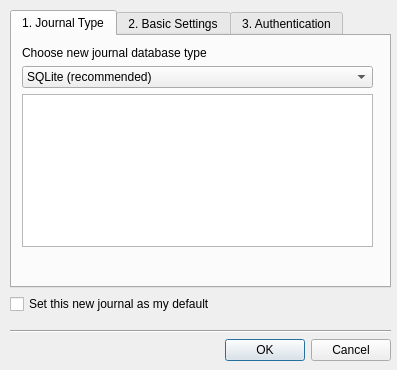
<?xml version="1.0" encoding="UTF-8"?>
<ui version="4.0">
 <class>JournalCreator</class>
 <widget class="QDialog" name="JournalCreator">
  <property name="geometry">
   <rect>
    <x>0</x>
    <y>0</y>
    <width>397</width>
    <height>370</height>
   </rect>
  </property>
  <property name="windowTitle">
   <string>Journal Creator</string>
  </property>
  <property name="windowIcon">
   <iconset resource="images.qrc">
    <normaloff>:/icons/database_add.png</normaloff>:/icons/database_add.png</iconset>
  </property>
  <widget class="QWidget" name="layoutWidget">
   <property name="geometry">
    <rect>
     <x>10</x>
     <y>10</y>
     <width>381</width>
     <height>351</height>
    </rect>
   </property>
   <layout class="QVBoxLayout" name="verticalLayout_2">
    <item>
     <widget class="QTabWidget" name="TabBox">
      <property name="currentIndex">
       <number>0</number>
      </property>
      <widget class="QWidget" name="Type">
       <attribute name="title">
        <string>1. Journal Type</string>
       </attribute>
       <widget class="QWidget" name="layoutWidget1">
        <property name="geometry">
         <rect>
          <x>10</x>
          <y>10</y>
          <width>351</width>
          <height>201</height>
         </rect>
        </property>
        <layout class="QVBoxLayout" name="verticalLayout">
         <item>
          <widget class="QLabel" name="label">
           <property name="text">
            <string>Choose new journal database type</string>
           </property>
          </widget>
         </item>
         <item>
          <widget class="QComboBox" name="DBType">
           <item>
            <property name="text">
             <string>SQLite (recommended)</string>
            </property>
           </item>
           <item>
            <property name="text">
             <string>MySQL (advanced users)</string>
            </property>
           </item>
          </widget>
         </item>
         <item>
          <widget class="QTextEdit" name="Description"/>
         </item>
        </layout>
       </widget>
      </widget>
      <widget class="QWidget" name="BasicSettings">
       <attribute name="title">
        <string>2. Basic Settings</string>
       </attribute>
       <widget class="QWidget" name="layoutWidget2">
        <property name="geometry">
         <rect>
          <x>10</x>
          <y>10</y>
          <width>351</width>
          <height>231</height>
         </rect>
        </property>
        <layout class="QVBoxLayout" name="verticalLayout_4" stretch="1,0">
         <item>
          <widget class="QLabel" name="label_2">
           <property name="text">
            <string>This tab allows you to define the essential parameters of your new journal.</string>
           </property>
           <property name="wordWrap">
            <bool>true</bool>
           </property>
          </widget>
         </item>
         <item>
          <layout class="QGridLayout" name="gridLayout">
           <item row="0" column="0">
            <widget class="QLabel" name="label_3">
             <property name="text">
              <string>Journal name</string>
             </property>
             <property name="alignment">
              <set>Qt::AlignRight|Qt::AlignTrailing|Qt::AlignVCenter</set>
             </property>
            </widget>
           </item>
           <item row="0" column="1">
            <widget class="QLineEdit" name="JournalName">
             <property name="toolTip">
              <string>This is the name that will identify this journal on the host.</string>
             </property>
            </widget>
           </item>
           <item row="1" column="0">
            <widget class="QLabel" name="label_4">
             <property name="text">
              <string>Journal host</string>
             </property>
             <property name="alignment">
              <set>Qt::AlignRight|Qt::AlignTrailing|Qt::AlignVCenter</set>
             </property>
            </widget>
           </item>
           <item row="1" column="1">
            <widget class="QLineEdit" name="Hostname">
             <property name="toolTip">
              <string>This is the machine on which the journal will be created. If the field is left blank the journal is created on this computer.</string>
             </property>
             <property name="placeholderText">
              <string>localhost</string>
             </property>
            </widget>
           </item>
           <item row="2" column="0">
            <widget class="QLabel" name="label_5">
             <property name="text">
              <string>Username</string>
             </property>
             <property name="alignment">
              <set>Qt::AlignRight|Qt::AlignTrailing|Qt::AlignVCenter</set>
             </property>
            </widget>
           </item>
           <item row="2" column="1">
            <widget class="QLineEdit" name="Username">
             <property name="toolTip">
              <string>This is the user that will be associated with this journal. If User already exists, this journal will be added to the group that this user controls. </string>
             </property>
            </widget>
           </item>
           <item row="3" column="0">
            <widget class="QLabel" name="label_6">
             <property name="text">
              <string>Password</string>
             </property>
             <property name="alignment">
              <set>Qt::AlignRight|Qt::AlignTrailing|Qt::AlignVCenter</set>
             </property>
            </widget>
           </item>
           <item row="3" column="1">
            <widget class="QLineEdit" name="Password">
             <property name="echoMode">
              <enum>QLineEdit::Password</enum>
             </property>
            </widget>
           </item>
           <item row="4" column="0">
            <widget class="QLabel" name="label_7">
             <property name="text">
              <string>Repeat</string>
             </property>
             <property name="alignment">
              <set>Qt::AlignRight|Qt::AlignTrailing|Qt::AlignVCenter</set>
             </property>
            </widget>
           </item>
           <item row="4" column="1">
            <widget class="QLineEdit" name="Password2">
             <property name="echoMode">
              <enum>QLineEdit::Password</enum>
             </property>
            </widget>
           </item>
           <item row="5" column="1">
            <widget class="QLabel" name="MatchNotify">
             <property name="text">
              <string>Passwords do not match</string>
             </property>
            </widget>
           </item>
           <item row="6" column="0" colspan="2">
            <spacer name="verticalSpacer_2">
             <property name="orientation">
              <enum>Qt::Vertical</enum>
             </property>
             <property name="sizeType">
              <enum>QSizePolicy::MinimumExpanding</enum>
             </property>
             <property name="sizeHint" stdset="0">
              <size>
               <width>20</width>
               <height>40</height>
              </size>
             </property>
            </spacer>
           </item>
          </layout>
         </item>
        </layout>
       </widget>
      </widget>
      <widget class="QWidget" name="Authentication">
       <attribute name="title">
        <string>3. Authentication</string>
       </attribute>
       <widget class="QWidget" name="layoutWidget3">
        <property name="geometry">
         <rect>
          <x>10</x>
          <y>10</y>
          <width>351</width>
          <height>161</height>
         </rect>
        </property>
        <layout class="QVBoxLayout" name="verticalLayout_3" stretch="1,0,0">
         <item>
          <widget class="QLabel" name="label_9">
           <property name="text">
            <string>&lt;p&gt;RoboJournal requires root access to your MySQL installation to create the database and set up your new user account. Without the correct root password, the journal creation process will fail.&lt;/p&gt;</string>
           </property>
           <property name="alignment">
            <set>Qt::AlignLeading|Qt::AlignLeft|Qt::AlignVCenter</set>
           </property>
           <property name="wordWrap">
            <bool>true</bool>
           </property>
          </widget>
         </item>
         <item>
          <spacer name="verticalSpacer_3">
           <property name="orientation">
            <enum>Qt::Vertical</enum>
           </property>
           <property name="sizeHint" stdset="0">
            <size>
             <width>20</width>
             <height>40</height>
            </size>
           </property>
          </spacer>
         </item>
         <item>
          <layout class="QGridLayout" name="gridLayout_2">
           <item row="0" column="0">
            <widget class="QLabel" name="label_10">
             <property name="text">
              <string>Root password</string>
             </property>
            </widget>
           </item>
           <item row="0" column="1">
            <widget class="QLineEdit" name="rootPassword">
             <property name="echoMode">
              <enum>QLineEdit::Password</enum>
             </property>
            </widget>
           </item>
           <item row="1" column="0">
            <widget class="QLabel" name="label_11">
             <property name="text">
              <string>Port</string>
             </property>
             <property name="alignment">
              <set>Qt::AlignRight|Qt::AlignTrailing|Qt::AlignVCenter</set>
             </property>
            </widget>
           </item>
           <item row="1" column="1">
            <widget class="QLineEdit" name="Port"/>
           </item>
          </layout>
         </item>
        </layout>
       </widget>
      </widget>
     </widget>
    </item>
    <item>
     <widget class="QCheckBox" name="UseAsDefault">
      <property name="toolTip">
       <string>&lt;P&gt;If checked, this setting will instruct RoboJournal's configuration process to use this journal as the default. If this is the first time you have used RoboJournal, this option will be required since there are no other journals to use in that situation. &lt;/p&gt;</string>
      </property>
      <property name="text">
       <string>Set this new journal as my default</string>
      </property>
     </widget>
    </item>
    <item>
     <spacer name="verticalSpacer">
      <property name="orientation">
       <enum>Qt::Vertical</enum>
      </property>
      <property name="sizeType">
       <enum>QSizePolicy::Maximum</enum>
      </property>
      <property name="sizeHint" stdset="0">
       <size>
        <width>20</width>
        <height>10</height>
       </size>
      </property>
     </spacer>
    </item>
    <item>
     <widget class="Line" name="line">
      <property name="orientation">
       <enum>Qt::Horizontal</enum>
      </property>
     </widget>
    </item>
    <item>
     <widget class="QDialogButtonBox" name="buttonBox">
      <property name="standardButtons">
       <set>QDialogButtonBox::Cancel|QDialogButtonBox::Ok</set>
      </property>
      <property name="centerButtons">
       <bool>false</bool>
      </property>
     </widget>
    </item>
   </layout>
  </widget>
 </widget>
 <resources>
  <include location="images.qrc"/>
 </resources>
 <connections/>
</ui>
